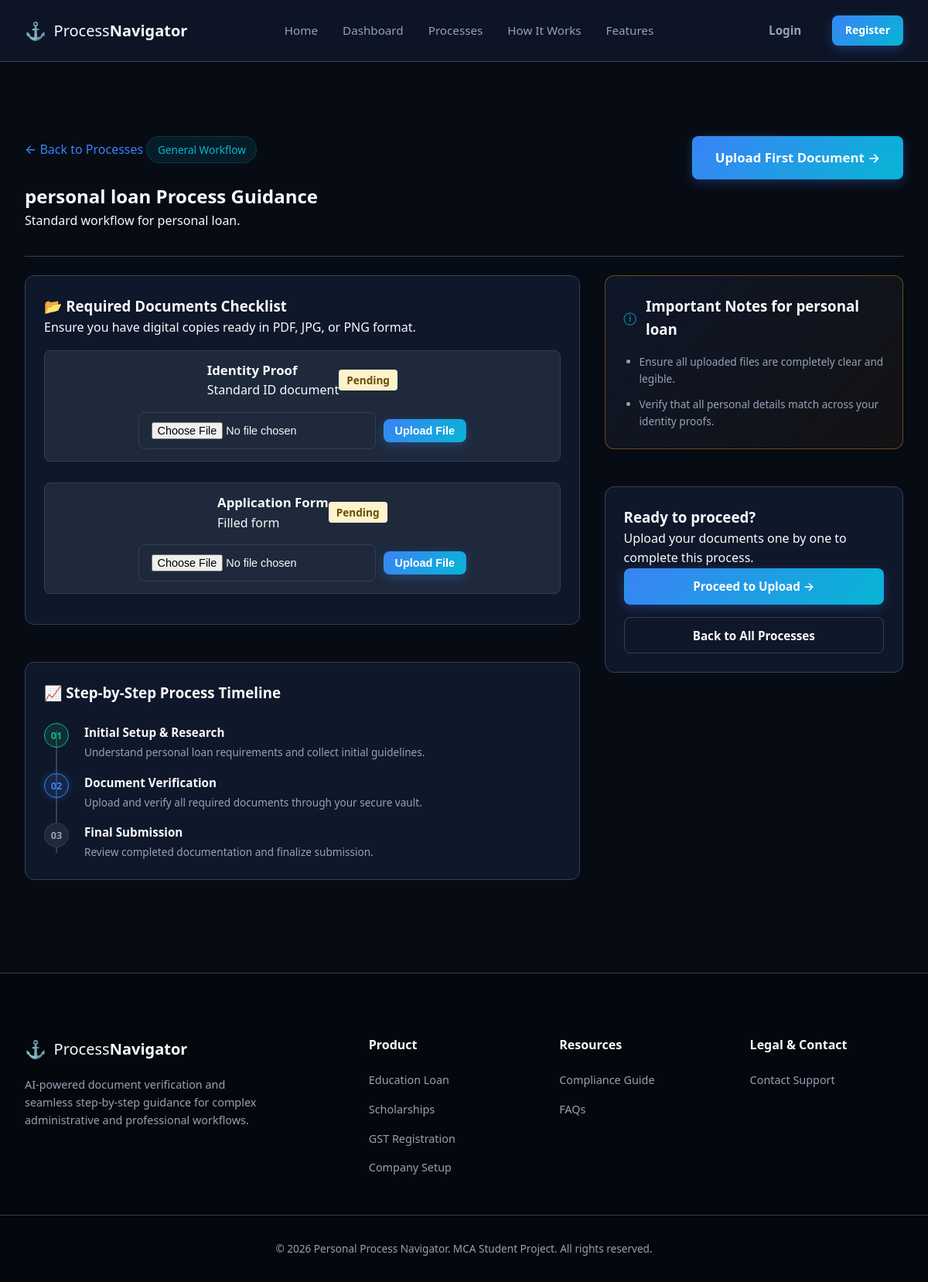
Page /process/10 on the committed database.
### tables this page shows
CREATE TABLE processes (
    id INTEGER PRIMARY KEY AUTOINCREMENT,
    name TEXT NOT NULL,
    description TEXT,
    category TEXT,
    total_steps INTEGER DEFAULT 0,
    created_at DATETIME DEFAULT CURRENT_TIMESTAMP
, image_path TEXT);

CREATE TABLE process_requirements (
    id INTEGER PRIMARY KEY AUTOINCREMENT,
    process_id INTEGER NOT NULL,
    document_name TEXT NOT NULL,
    description TEXT,
    is_required INTEGER DEFAULT 1,

    FOREIGN KEY (process_id)
        REFERENCES processes(id)
        ON DELETE CASCADE
);

### app.py (the view)
@app.route('/process/<int:process_id>')
def process_detail(process_id):
    process_list = db.execute("SELECT * FROM processes WHERE id = ?", process_id)
    if not process_list:
        return redirect(url_for('process'))
    process = process_list[0]
    requirements = db.execute("SELECT * FROM process_requirements WHERE process_id = ?", process_id)
    return render_template('process_details.html', process=process, requirements=requirements)

### app.py (called while the page is built)
def get_user_vault_doc(user_id, document_type):
    if not user_id:
        return None
    record = db.execute(
        "SELECT * FROM user_vault WHERE user_id = ? AND document_type = ?",
        (user_id, document_type)
    )
    return record[0] if record else None

### templates/process_details.html (shortened to what this page needs)
{% extends "layout.html" %}
{% block content %}
<section class="process-detail-section">
    <div class="container">
        <div class="detail-header-wrapper">
            <div>
                <a href="/process" class="text-link text-muted mb-2 inline-block">&larr; Back to Processes</a>
                <span class="badge-pill">{{ process.category }} Workflow</span>
                <h1>{{ process.name }} Process Guidance</h1>
                <p>{{ process.description }}</p>
            </div>
            <div class="detail-action-box">
                <a href="/upload" class="btn btn-primary btn-lg">Upload First Document &rarr;</a>
            </div>
        </div>
        <div class="detail-content-grid mt-4">
            <div class="space-y">
                <div class="card">
                    <h3>&#128194; Required Documents Checklist</h3>
                    <p class="text-muted text-sm mb-3">Ensure you have digital copies ready in PDF, JPG, or PNG format.</p>
                    <ul class="checklist-items" style="list-style: none; padding: 0;">
                        {% for req in requirements %}
                            {% set user_doc = get_user_vault_doc(session.get('user_id'), req.document_name) %}
                            <li class="py-3 border-bottom" style="display: flex; flex-direction: column; gap: 10px; margin-bottom: 15px; padding-bottom: 15px;">
                                <div style="display: flex; justify-content: space-between; align-items: center;">
                                    <div>
                                        <label class="checklist-label" style="font-weight: bold; font-size: 1.05rem;">
                                            <span>{{ req.document_name }}</span>
                                        </label>
                                        <p class="text-muted text-sm mb-0">{{ req.description }}</p>
                                    </div>
                                    <div>
                                        {% if user_doc %}
                                            <span class="badge-status success" style="background-color: #d1e7dd; color: #0f5132; padding: 4px 10px; border-radius: 4px; font-size: 0.85rem;">✔ Uploaded</span>
                                        {% else %}
                                            <span class="badge-status warning" style="background-color: #fff3cd; color: #664d03; padding: 4px 10px; border-radius: 4px; font-size: 0.85rem;">Pending</span>
                                        {% endif %}
                                    </div>
                                </div>
                                <form action="{{ url_for('upload_vault_doc') }}" method="POST" enctype="multipart/form-data" style="display: flex; gap: 10px; align-items: center; margin-top: 5px;">
                                    <input type="file" name="document_file" class="form-control" style="font-size: 0.9rem;" {% if not user_doc %}required{% endif %}>
                                    <button class="btn btn-primary" type="submit" style="white-space: nowrap; padding: 6px 14px; font-size: 0.9rem;">
                                        {% if user_doc %} Replace File {% else %} Upload File {% endif %}
                                    </button>
                                </form>
                            </li>
                        {% endfor %}
                    </ul>
                </div>
                <div class="card">
                    <h3>&#128200; Step-by-Step Process Timeline</h3>
                    <div class="timeline-container mt-4">
                        <div class="timeline-step completed">
                            <span class="timeline-marker">01</span>
                            <div class="timeline-info">
                                <strong>Initial Setup & Research</strong>
                                <p>Understand {{ process.name }} requirements and collect initial guidelines.</p>
                            </div>
                        </div>
                        <div class="timeline-step current">
                            <span class="timeline-marker">02</span>
                            <div class="timeline-info">
                                <strong>Document Verification</strong>
                                <p>Upload and verify all required documents through your secure vault.</p>
                            </div>
                        </div>
                        <div class="timeline-step">
                            <span class="timeline-marker">03</span>
                            <div class="timeline-info">
                                <strong>Final Submission</strong>
                                <p>Review completed documentation and finalize submission.</p>
                            </div>
                        </div>
                    </div>
                </div>
            </div>
            <div class="space-y">
                <div class="card alert-highlight-card">
                    <div class="alert-icon-header">
                        <span class="text-accent">&#9432;</span>
                        <h3>Important Notes for {{ process.name }}</h3>
                    </div>
                    <ul class="notes-list">
                        <li>Ensure all uploaded files are completely clear and legible.</li>
                        <li>Verify that all personal details match across your identity proofs.</li>
                    </ul>
                </div>
                <div class="card">
                    <h3>Ready to proceed?</h3>
                    <p class="text-muted text-sm mb-4">Upload your documents one by one to complete this process.</p>
                    <a href="/upload" class="btn btn-primary btn-full">Proceed to Upload &rarr;</a>
                    <a href="/process" class="btn btn-outline btn-full mt-3">Back to All Processes</a>
                </div>
            </div>
        </div>
    </div>
</section>
{% endblock %}

### rows in the picture
processes: category "General", name "personal loan", description "Standard workflow for personal loan."
process_requirements: document_name "Identity Proof", description "Standard ID document"
process_requirements: document_name "Application Form", description "Filled form"
